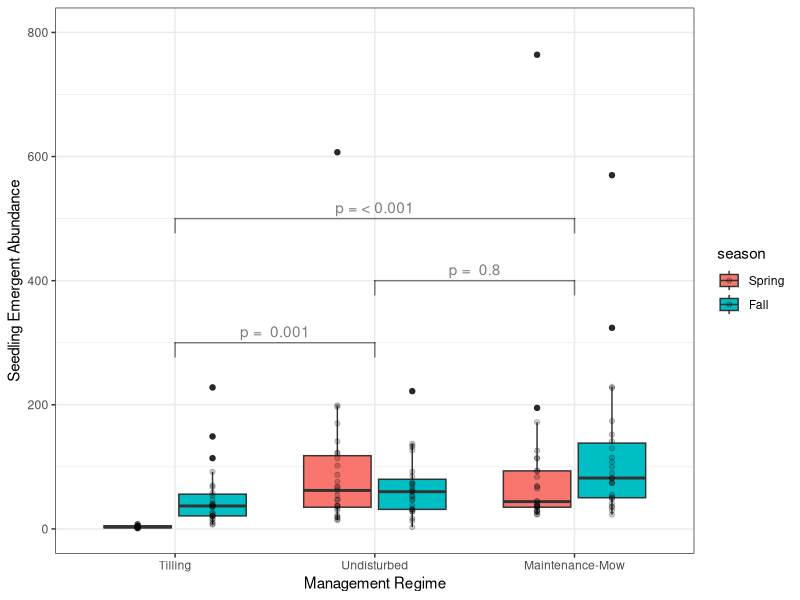
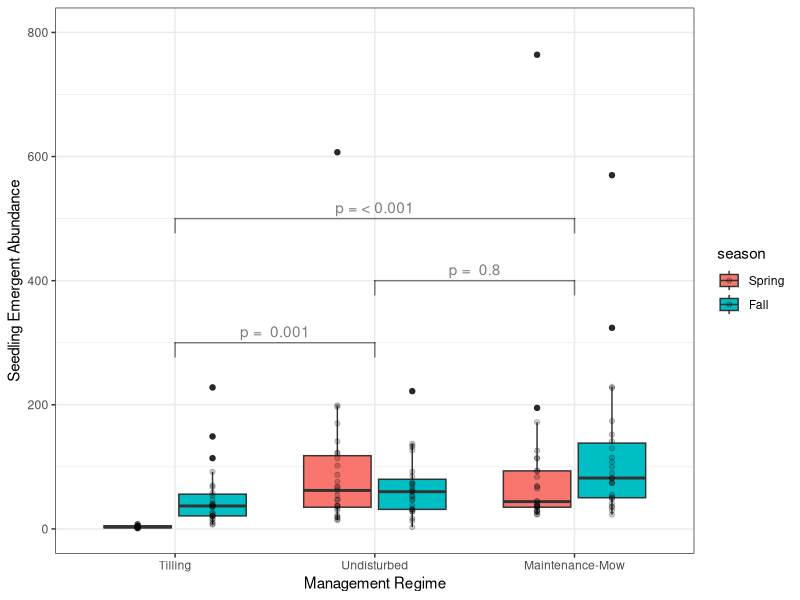

Source code (R) for these figures, in order:
################################################################################
# Accompanying code for the following research project: 
#   Seedbanks in the Meadoway (Scarborough, Canada)
#
#
# Corresponding authors for this script:  
#   Garland Xie      (1)
#
# Affiliations: 
#   (1) Department of Biological Sciences, 
#       University of Toronto Scarborough,
#       1265 Military Trail, Toronto, ON, M1C 1A4, Canada
#       email: garland.xie@mail.utoronto.ca, 
#
#
# Purpose of this R script: to conduct regression models to determine 
# relationship between seed bank community metrics, management regimes, and
# seasonal variation
#
# IMPORTANT: Please refresh your R session before you run this script
# Why? See https://rstats.wtf/save-source.html


# libraries ----
library(here)   
library(dplyr)
library(ggplot2)
library(MASS)
library(patchwork)
library(lme4)
library(emmeans)
library(tidyr)
library(multcompView)
library(multcomp)
library(ggsignif)

# import ----

spr_sb <- read.csv(
  here("data", "analysis_data", "spring_seedbank.csv"),
  row.names = 1
)

fall_sb <- read.csv(
  here("data", "analysis_data", "fall_seedbank.csv"),
  row.names = 1
)

sb_taxon <- read.csv(
  here("data", "input_data", 
       "seed_bank_taxonomy.csv")
)

# check packaging ----
glimpse(spr_sb)
glimpse(fall_sb)

# clean data ----

sb <- rbind(fall_sb, spr_sb)

# get community-level abundance and species richness
sb_comm <- sb %>%
  group_by(season, site_name, site_code, treatment, plot) %>%
  summarize(
    abund = sum(total_abund, na.rm = TRUE),
    species_richness = dplyr::n_distinct(spp_code)
  ) %>%
  ungroup() %>%
  mutate(
    season = factor(season, levels = c("Spring", "Fall")), 
    treatment = factor(treatment, levels = c("RES", "MOW", "TIL"))
  )

# add zeros to plots with no seed bank info (representing zero germination)
sb_comm_tidy <- sb_comm %>%
  
  # Spring, T2_1, plot 13
  tibble::add_row(
    season = "Spring", 
    site_name = "VICP", 
    site_code = "T2_1",
    treatment = "TIL",
    plot = 13, 
    abund = 0,
    species_richness = 0, 
  ) %>%
  
  # Spring, T2_1, plot 15
  tibble::add_row(
    season = "Spring", 
    site_name = "VICP", 
    site_code = "T2_1",
    treatment = "TIL",
    plot = 15, 
    abund = 0,
    species_richness = 0, 
  ) %>%
  
  # Spring, T2_3, plot 21
  tibble::add_row(
    season = "Spring", 
    site_name = "KENN", 
    site_code = "T2_3",
    treatment = "TIL",
    plot = 21, 
    abund = 0,
    species_richness = 0, 
  ) %>%
  
  # Spring, T2_3, plot 25
  tibble::add_row(
    season = "Spring", 
    site_name = "KENN", 
    site_code = "T2_3",
    treatment = "TIL",
    plot = 25, 
    abund = 0,
    species_richness = 0, 
  ) 

# regression model ----

# accounting for overdispersion
glmer_abund_nb <- glmer.nb(
  formula = abund ~ treatment + season + (1|site_code), 
  data = sb_comm
)

# pairwise comparisons ----

# calculate estimated marginal means
abund_emm_trt <- emmeans(
  glmer_abund_nb, 
  "treatment", 
  lmer.df = "satterthwaite"
)

# get summary of comparisons, coefficients, and p-values
pairs_abund_trt <- as.data.frame(pairs(abund_emm_trt))

# obtain p-value for comparison between 
# undisturbed and tilling
pairs_til_res <- pairs_abund_trt %>%
  filter(contrast == "RES - TIL") %>%
  pull(p.value) %>%
  signif(digits = 1)

# obtain p-value for comparison between 
# maintenance-mowing and undisturbed
pairs_mow_res <- pairs_abund_trt %>%
  filter(contrast == "RES - MOW") %>%
  pull(p.value) %>%
  signif(digits = 1)

# obtain p-value for comparison between
# maintenance-mowing and tilling
pairs_mow_til <- pairs_abund_trt %>%
  filter(contrast == "MOW - TIL") %>%
  
  # use p < 0.001 if the p-value is really small 
  mutate(p.value = case_when(
    p.value < 0.001 ~ 0.001)
    ) %>%
  pull(p.value) 

# check for sample size ----
sb_comm %>%
  group_by(season, treatment) %>%
  summarize(
    sample_size = n()
  ) %>%
  ungroup()

# plot ----

# adjust x-axis labels (i.e., management regimes)
# for readability
sb_data_viz <- sb_comm %>%
  
  mutate(
    treatment = as.character(treatment), 
    treatment = case_when(
      treatment == "MOW" ~ "Maintenance-Mow", 
      treatment == "RES" ~ "Undisturbed",
      treatment == "TIL" ~ "Tilling"
    ), 
    treatment = factor(
      treatment, levels = c("Tilling", "Undisturbed", "Maintenance-Mow")) 
  ) 

(sb_abund_plot <- sb_data_viz %>%
  ggplot(aes(x = treatment, y = abund, fill = season)) +
  geom_boxplot() + 
  geom_point(position = position_dodge(width = 0.75), alpha = 0.2) + 
    
  # pairwise significance between tilling and undisturbed
  geom_signif(
    y_position = 300, 
    xmin = 1, 
    xmax = 2, 
    annotation = paste("p = ", as.character(pairs_til_res)),
    alpha = 0.5
  ) + 
    
  # pairwise significance between mowing and undisturbed  
  geom_signif(
    y_position = 400, 
    xmin = 2, 
    xmax = 3, 
    annotation = paste("p = ", as.character(pairs_mow_res)), 
    alpha = 0.5
    ) +   
    
  # pairwise significance between mowing and tilling  
  geom_signif(
    y_position = 500, 
    xmin = 1, 
    xmax = 3, 
    annotation =  paste("p = <", as.character(pairs_mow_til)),
    alpha = 0.5
    ) + 
    
  ylim(0, 800) + 
    
  labs(
    x = "Management Regime", 
    y = "Seedling Emergent Abundance"
    ) + 
  theme_bw() 
)

# save to disk ---

ggsave(
  filename = here("output", "results", "figure-1.png"), 
  device = "png", 
  units = "in",
  height = 5, 
  width = 6
)
